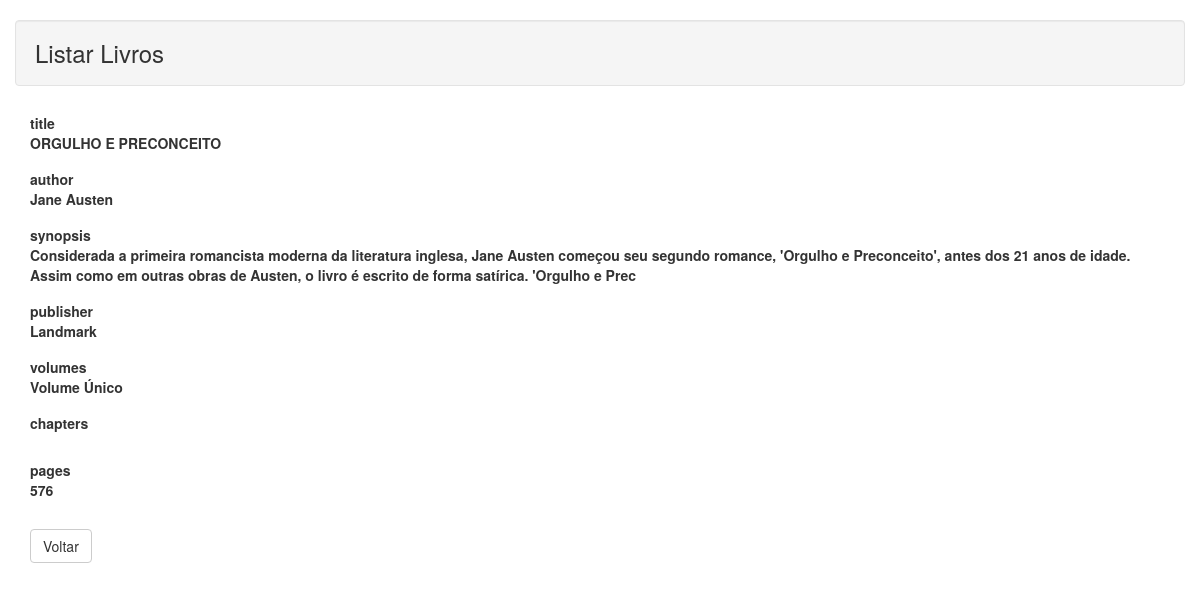
Screenshot of /read.php?id=2 with the database file from the repository.
### tables this page shows
CREATE TABLE tb_book (
    bookId int NOT NULL AUTO_INCREMENT,
    title varchar(255) NOT NULL,
    author varchar(255) NOT NULL,
    synopsis varchar(255) NOT NULL,
    publisher varchar(255) NOT NULL,
    volumes varchar(255) NOT NULL,
    chapters varchar(255) NOT NULL,
    pages int NOT NULL,
    score double(2,2) NOT NULL,
    categoryId int NOT NULL,
    CONSTRAINT Book_pk PRIMARY KEY (bookId)
);

### read.php (the view, shortened to what this page needs)
<?php
    $id = null;
    if(!empty($_GET['id']))
    {
        $id = $_REQUEST['id'];
    }
    if(null==$id)
    {
        header("Location: index.php");
    }
    else
    {
       $pdo = Banco::conectar();
       $pdo->setAttribute(PDO::ATTR_ERRMODE, PDO::ERRMODE_EXCEPTION);
       $sql = "SELECT * FROM tb_book where bookId = ?";
       $q = $pdo->prepare($sql);
       $q->execute(array($id));
       $data = $q->fetch(PDO::FETCH_ASSOC);
    }
?>
<!DOCTYPE html>
<html lang="pt-br">
    <head>
		<link href="bootstrap/css/bootstrap.min.css" rel="stylesheet" type="text/css"></link>
    </head>
    <body>
        <div class="container">
            <div class="span10 offset1">
                <div class="row">
                    <h3 class="well"> Listar Livros </h3>
                </div>
                <div class="form-horizontal">
                    <div class="control-group">
                        <label class="control-label">title</label>
                        <div class="controls">
                            <label class="carousel-inner">
                                <?php echo $data['title'];?>
                            </label>
                        </div>
                    </div>
                    <div class="control-group">
                        <label class="control-label">author</label>
                        <div class="controls">
                            <label class="carousel-inner">
                                <?php echo $data['author'];?>
                            </label>
                        </div>
                    </div>
                    <div class="control-group">
                        <label class="control-label">synopsis</label>
                        <div class="controls">
                            <label class="carousel-inner">
                                <?php echo $data['synopsis'];?>
                            </label>
                        </div>
                    </div>
                    <div class="control-group">
                        <label class="control-label">publisher</label>
                        <div class="controls">
                            <label class="carousel-inner">
                                <?php echo $data['publisher'];?>
                            </label>
                        </div>
                    </div>
                    <div class="control-group">
                        <label class="control-label">volumes</label>
                        <div class="controls">
                            <label class="carousel-inner">
                                <?php echo $data['volumes'];?>
                            </label>
                        </div>
                    </div>
                    <div class="control-group">
                        <label class="control-label">chapters</label>
                        <div class="controls">
                        </div>
                    </div>
                    <div class="control-group">
                        <label class="control-label">pages</label>
                        <div class="controls">
                            <label class="carousel-inner">
                                <?php echo $data['pages'];?>
                            </label>
                        </div>
                    </div>
                    <br/>
                    <div class="form-actions">
                        <a href="lista.php" type="btn" class="btn btn-default">Voltar</a>
                    </div>
                </div>
            </div>
        </div>
    </body>
</html>

### rows the page displays
tb_book: title "ORGULHO E PRECONCEITO", author "Jane Austen", synopsis "Considerada a primeira romancista moderna da literatura inglesa, Jane Austen começou seu segundo romance, 'Orgulho e Preconceito', antes dos 21 anos de idade. Assim como em outras obras de Austen, o livro é escrito de forma satírica. 'Orgulho e Prec", publisher "Landmark", volumes "Volume Único", pages "576"
